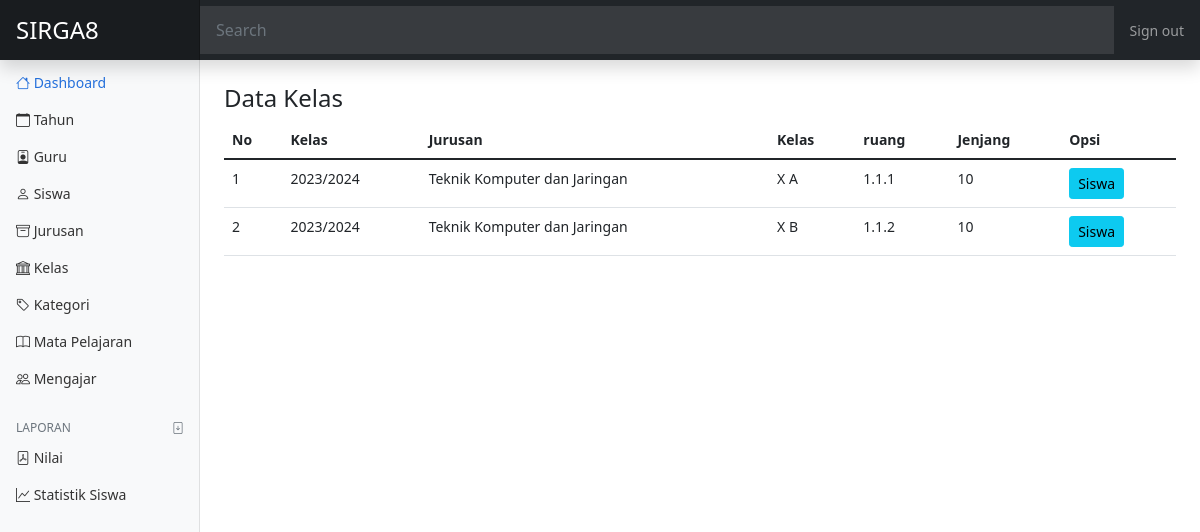
Page /admin/index.php?halaman=kelas on the committed database.
### tables this page shows
CREATE TABLE `kelas` (
  `id_kelas` int(11) NOT NULL,
  `id_jurusan` tinyint(4) NOT NULL,
  `id_tahun` tinyint(4) NOT NULL,
  `nama_kelas` varchar(50) NOT NULL,
  `ruang_kelas` varchar(50) NOT NULL,
  `jenjang_kelas` tinyint(4) NOT NULL
);

CREATE TABLE `tahun` (
  `id_tahun` tinyint(3) NOT NULL,
  `tahun_ajaran` varchar(10) NOT NULL
);

CREATE TABLE `jurusan` (
  `id_jurusan` tinyint(4) NOT NULL,
  `nama_jurusan` varchar(50) NOT NULL
);

### admin/kelas.php (the view)
<?php
$kelas = array();
$ambil = $koneksi->query("SELECT * FROM kelas LEFT JOIN jurusan ON kelas.id_jurusan=jurusan.id_jurusan LEFT JOIN tahun ON kelas.id_tahun=tahun.id_tahun");
while($tiap  = $ambil->fetch_assoc())
{
    $kelas[] = $tiap;
}
?>
<h4>Data Kelas</h4>
<table class="table">
    <thead>
        <tr>
            <th>No</th>
            <th>Kelas</th>
            <th>Jurusan</th>
            <th>Kelas</th>
            <th>ruang</th>
            <th>Jenjang</th>
            <th>Opsi</th>
        </tr>
    </thead>
    <tbody>
<?php foreach ($kelas as $key => $value): ?>
        <tr>
            <td><?php echo $key + 1; ?></td>
            <td><?php echo $value['tahun_ajaran']; ?></td>
            <td><?php echo $value['nama_jurusan']; ?></td>
            <td><?php echo $value['nama_kelas']; ?></td>
            <td><?php echo $value['ruang_kelas']; ?></td>
            <td><?php echo $value['jenjang_kelas']; ?></td>
            <td>
                <a href="index.php?halaman=siswakelas&id=<?php echo $value['id_kelas'] ?>" class="btn btn-info btn-sm">Siswa</a>
            </td>
        </tr>
<?php endforeach ?>
    </tbody>
</table>

### admin/css/dashboard.css (style rules this page uses)
body { font-size: .875rem; }

### rows in the picture
kelas: id_tahun.tahun_ajaran "2023/2024", id_jurusan.nama_jurusan "Teknik Komputer dan Jaringan", nama_kelas "X A", ruang_kelas "1.1.1", jenjang_kelas "10"
kelas: id_tahun.tahun_ajaran "2023/2024", id_jurusan.nama_jurusan "Teknik Komputer dan Jaringan", nama_kelas "X B", ruang_kelas "1.1.2", jenjang_kelas "10"
